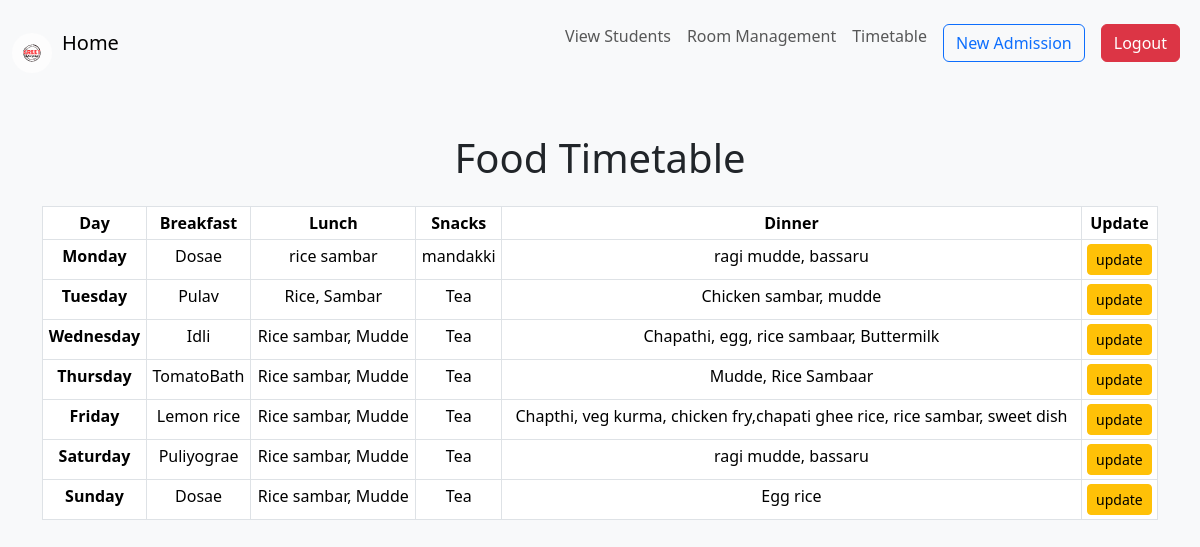
/timetable (signed in), run on the app's committed database.
### timetable/models.py (models this page shows, shortened)
class FoodTimetable(models.Model):
    DAYS_OF_WEEK = [
        ('Monday', 'Monday'),
        ('Tuesday', 'Tuesday'),
        ('Wednesday', 'Wednesday'),
        ('Thursday', 'Thursday'),
        ('Friday', 'Friday'),
        ('Saturday', 'Saturday'),
        ('Sunday', 'Sunday'),
    ]
    day = models.CharField(max_length=9, choices=DAYS_OF_WEEK, unique=True,default='Monday')
    break_fast = models.CharField(max_length=10,default='')
    lunch = models.CharField(max_length=200,default='')
    snacks = models.CharField(max_length=200,default='')
    dinner = models.CharField(max_length=200,default='')

### timetable/views.py (the view)
# urls.py: path('',views.viewTimetable,name='Foodtimetable'),
def viewTimetable(request):
    timetable = FoodTimetable.objects.all()
    context = {'timetable':timetable}
    return render(request,'timetable/timetable.html',context)

### timetable/templates/timetable/timetable.html (shortened to what this page needs)
{% extends 'base.html' %}
{% block content %}
<div class="container mt-5">
    <h1 class="text-center mb-4">Food Timetable</h1>
    <div class="table-responsive">
        <table class="table table-sm table-bordered text-center">
            <thead>
                <tr>
                    <th scope="col">Day</th>
                    <th scope="col">Breakfast</th>
                    <th scope="col">Lunch</th>
                    <th scope="col">Snacks</th>
                    <th scope="col">Dinner</th>
                    <th scope="col">Update</th>
                </tr>
            </thead>
            <tbody>
                {% for day in timetable %}
                    <tr>
                        <th scope="row">{{ day.day }}</th>
                        <td>{{ day.break_fast }}</td>
                        <td>{{ day.lunch }}</td>
                        <td>{{ day.snacks }}</td>
                        <td>{{ day.dinner }}</td>
                        <td><a href="{%url 'timetable:update' day.id%}" class="btn btn-warning btn-sm">update</a></td>
                    </tr>
                {% empty %}
                    <tr>
                        <td colspan="5" class="text-center">No timetable available.</td>
                    </tr>
                {% endfor %}
            </tbody>
        </table>
    </div>
</div>
{% endblock content %}

### templates/base.html (style rules this page uses)
:root { --bg-color: #f8f9fa; --text-color: #212529; }
body { background-color: var(--bg-color); color: var(--text-color); transition: background-color 0.3s, color 0.3s; }

### data on the page
FoodTimetable: day "Monday", break_fast "Dosae", lunch "rice sambar", snacks "mandakki", dinner "ragi mudde, bassaru"
FoodTimetable: day "Tuesday", break_fast "Pulav", lunch "Rice, Sambar", snacks "Tea", dinner "Chicken sambar, mudde"
FoodTimetable: day "Wednesday", break_fast "Idli", lunch "Rice sambar, Mudde", snacks "Tea", dinner "Chapathi, egg, rice sambaar, Buttermilk"
FoodTimetable: day "Thursday", break_fast "TomatoBath", lunch "Rice sambar, Mudde", snacks "Tea", dinner "Mudde, Rice Sambaar"
FoodTimetable: day "Friday", break_fast "Lemon rice", lunch "Rice sambar, Mudde", snacks "Tea", dinner "Chapthi, veg kurma, chicken fry,chapati ghee rice, rice sambar, sweet dish"
FoodTimetable: day "Saturday", break_fast "Puliyograe", lunch "Rice sambar, Mudde", snacks "Tea", dinner "ragi mudde, bassaru"
FoodTimetable: day "Sunday", break_fast "Dosae", lunch "Rice sambar, Mudde", snacks "Tea", dinner "Egg rice"
